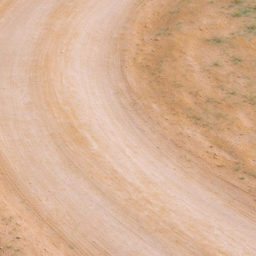
#> input picture assets/terrain/_ref_road_core.png, 256 x 256 px, given in place of _ref_road_core.png.png, which was not available
$ python -i gen_terrain_hd.py   (imports and definitions only)
#> lines starting #> are read from the running program, lines starting #| are printed output that depends on the picture; pictures that were not available may be replaced by others from this repository, and a replacement may not be noted
#!/usr/bin/env python3
# -*- coding: utf-8 -*-
"""
AoE4 式手绘地形贴图：Agnes 文生图 → 可平铺化 → 色彩校正 → 2048² 落盘。

为什么换贴图是画质提升最大的一步：
  旧贴图是 gen_aoe4_terrain.py 用噪声"算"出来的，本质是程序纹理——匀质、没有
  人工痕迹。AoE4 地面的质感来自**手绘**内容：土路的车辙、草地的修剪纹与斑驳
  磨损、石板的错缝。这些只能"画"，生成式模型恰好擅长。

管线：
  1. Agnes 2K 1:1 文生图（每张贴图固定风格锚点：正俯视、均匀光、无物体、可平铺）
  2. 缩到 1024 做可平铺化（offset 半幅 + 中心十字带混合，把接缝特征换掉）
  3. 色彩校正：均值向旧贴图对齐（clip 0.80~1.25），保证 biome 配色体系不变
  4. LANCZOS 放大到 2048 存 assets/terrain_hd/<name>.png
     （检查满意后由 finalize 步骤覆盖 assets/terrain/，同名无需改任何代码）

用法：
  python gen_terrain_hd.py            # 生成缺失的
  python gen_terrain_hd.py --force    # 全部重生成
  python gen_terrain_hd.py --only grass,dirt
"""

import os
import sys
import json
import time
import base64
import urllib.request
import urllib.error

from PIL import Image

HERE = os.path.dirname(os.path.abspath(__file__))
PROJ = os.path.dirname(HERE)
OUT_DIR = os.path.join(PROJ, "assets", "terrain_hd")
OLD_DIR = os.path.join(PROJ, "assets", "terrain")
# [1 line not run here, left out]

API_URL = "https://apihub.agnes-ai.com/v1/images/generations"
MODEL = "agnes-image-2.5-flash"
WORK = 1024   # 混合工作分辨率
FINAL = 2048  # 输出分辨率


# [9 lines left out: function load_key, not called in this run]


# 风格锚点：地形贴图全部共用，只有 subject 不同
BASE = (
    "无缝可平铺的游戏地表材质贴图（seamless tileable ground texture），"
    "正俯视平铺视角（flat top-down，不是斜视角），"
    "画面只出现地面本身：**没有任何物体、没有树、没有石头高出地面、没有建筑、没有阴影、没有光照方向**，"
    "整图亮度均匀（uniform ambient lighting，四角与中心一样亮），"
    "帝国时代4 手绘风格：笔触松弛但材质写实，色彩饱满、斑驳自然、细节丰富不脏不碎，"
    "边缘与中心密度一致（保证四方连续），无文字、无水印、无边框，1024x1024"
)

TEXS = {
    "grass": (
        "极细密的短草绒毯：均匀的黄绿色草皮，草叶极短极密、完全看不出单根草叶和笔触，"
        "像细绒布一样的细腻颗粒质感，只有大块不规则的深浅色斑（明暗草色差异），"
        "散布小片枯黄草斑，绝不能出现成缕的草叶、草丛或拉丝笔触"
    ),
    "forest": (
        "茂密林地地表：深绿色苔藓与腐殖土为主，散落褐色落叶碎屑、细小枯枝、深浅绿色地衣斑块，"
        "整体比草地暗一档、色彩深沉湿润"
    ),
    "dirt": (
        "被踩实夯平的黄褐色泥土路面：两条浅色车辙印斜向穿过（磨得发白的压实土），"
        "散布细小碎石、干裂纹理、深浅不一的土色斑块，边缘磨损自然"
    ),
    "stone": (
        "人铺的青灰色石板路面：大小不一的方形与多边形石板错缝拼接，"
        "石板面有磨损与色差，缝隙是深色压实的泥土，个别缝里长出小草芽"
    ),
    "rock": (
        "天然青灰色裸露岩石崖面：粗犷的石质颗粒、水平走向的岩层纹理与节理裂块、"
        "深浅灰色的矿物色斑、少量锈黄色风化痕迹，块面感强（这张会被三向投影贴在崖壁上）"
    ),
    "sand": (
        "河滩沙地：浅黄褐色细沙上有水流冲刷的波纹纹理、湿润与干燥沙色交替、"
        "散布小砾石与贝壳碎屑般的浅色点"
    ),
    "snow": (
        "初冬薄雪覆盖的地面：大片白色积雪下隐约透出枯黄的草茎与深色泥土斑块，"
        "雪面有风吹的细纹，不是纯白（要能看到下层地表）"
    ),
}


# [46 lines left out: function generate, not called in this run]


# ---------------------------------------------------------------- 可平铺化
def offset_half(im: Image.Image) -> Image.Image:
    """四象限环绕平移半幅（PIL 的 AFFINE 越界填黑，必须用 crop+paste 实现 wrap）。"""
    w, h = im.size
    out = Image.new("RGB", (w, h))
    out.paste(im.crop((w // 2, h // 2, w, h)), (0, 0))
    out.paste(im.crop((0, h // 2, w // 2, h)), (w // 2, 0))
    out.paste(im.crop((w // 2, 0, w, h // 2)), (0, h // 2))
    out.paste(im.crop((0, 0, w // 2, h // 2)), (w // 2, h // 2))
    return out


def make_tileable(im: Image.Image) -> Image.Image:
    """offset 半幅 + 中心十字带混合：接缝被推到画面中央的十字带里，
    再用原图对应区域盖回去 —— 接缝特征消失，代价是中央有一块混合区，
    对噪声型地表完全看不出来。"""
    w, h = im.size
    shifted = offset_half(im)

    # 中心十字带 mask（带宽 ~1/8 边长，余弦过渡）
    import math
    band = max(8, w // 8)
    half = band // 2
    wgt = [int(255 * 0.5 * (1 + math.cos(math.pi * abs(i) / half)))
           for i in range(-half, half + 1)]
    mask = Image.new("L", (w, h), 0)
    px = mask.load()
    for y in range(h):
        for dx in range(-half, half + 1):
            x = (w // 2 + dx) % w
            v = wgt[dx + half]
            if v > px[x, y]:
                px[x, y] = v
    for x in range(w):
        for dy in range(-half, half + 1):
            y = (h // 2 + dy) % h
            v = wgt[dy + half]
            if v > px[x, y]:
                px[x, y] = v
    return Image.composite(im, shifted, mask)


def color_match(new: Image.Image, old_path: str) -> Image.Image:
    """均值向旧贴图对齐（每通道 gain，clip 0.80~1.25），保住 biome 配色体系。"""
    try:
        old = Image.open(old_path).convert("RGB")
        old = old.resize((64, 64))
        new_small = new.convert("RGB").resize((64, 64))
        op, np_ = old.load(), new_small.load()
        gains = []
        for c in range(3):
            om = sum(p[c] for p in (op[x, y] for x in range(64) for y in range(64))) / (64 * 64)
            nm = sum(p[c] for p in (np_[x, y] for x in range(64) for y in range(64))) / (64 * 64)
            g = om / max(nm, 1.0)
            gains.append(max(0.80, min(1.25, g)))
        r, g_, b = gains
        # PIL point() 的 LUT 必须按通道分块：前 256 是 R 映射、中 256 是 G、后 256 是 B
        lut = []
        for ch_gain in (r, g_, b):
            lut += [min(255, int(v * ch_gain)) for v in range(256)]
        return new.convert("RGB").point(lut)
    except Exception as e:
        print("  [warn] 色彩校正失败(%s)，用原图" % e)
        return new


# 每张贴图的对比压缩系数（1.0 = 不动）。Agnes 给 grass 画的大暗斑在 90m 平铺下
# 像一片片"云影"，压 30% 对比后变成自然的草地明暗；其余贴图的对比是细节（车辙/
# 石缝），不能压。
CONTRAST = {"grass": 0.55}


def finalize(name: str) -> None:
    """从 _raw/<name>.png 做可平铺化 + 色彩校正，写成品 <name>.png。
    原图与成品分开存：后处理有 bug 时重跑 finalize 不用重花钱下载。"""
#> called with name = '../assets/terrain/_ref_road_core.png'
    raw_path = os.path.join(OUT_DIR, "_raw", name + ".png")
    im = Image.open(raw_path).convert("RGB")
#> im is the input picture: PIL image 256x256 RGB; mean R, G, B 215, 177.1, 148.8
    # 出图分辨率不定（2K 档可能是 1536/2048），先统一到工作分辨率做平铺化
    im = im.resize((WORK, WORK), Image.LANCZOS)
#> im: PIL image 1024x1024 RGB
    im = make_tileable(im)
#> in offset_half, `out = Image.new("RGB", (w, h))`: out: PIL image 1024x1024 RGB; every value is 0
#> in offset_half, `out.paste(im.crop((0, h // 2, w // 2, h)), (w // 2, 0))`:
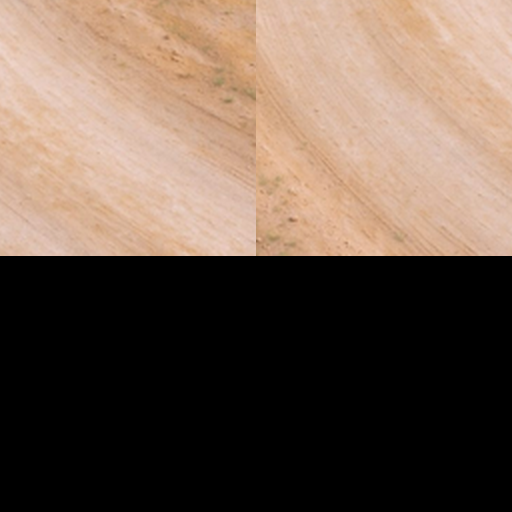
#> out: PIL image 1024x1024 RGB (shown at 1/2 size); mean R, G, B 109.3, 90.7, 77.7
#> in offset_half, `out.paste(im.crop((w // 2, 0, w, h // 2)), (0, h // 2))`:
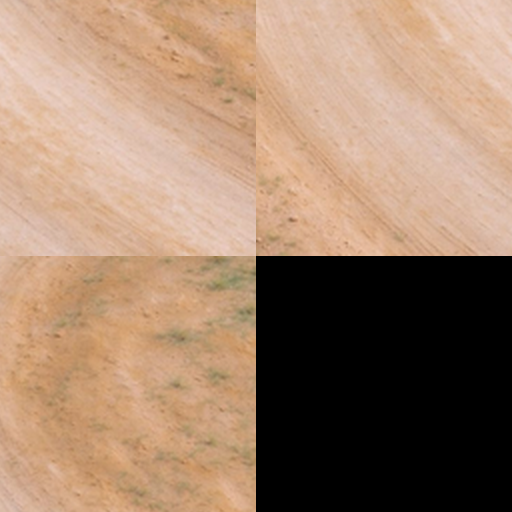
#> out: PIL image 1024x1024 RGB (shown at 1/2 size); mean R, G, B 159.4, 130.1, 107.7
#> in offset_half, `out.paste(im.crop((0, 0, w // 2, h // 2)), (w // 2, h // 2))`:
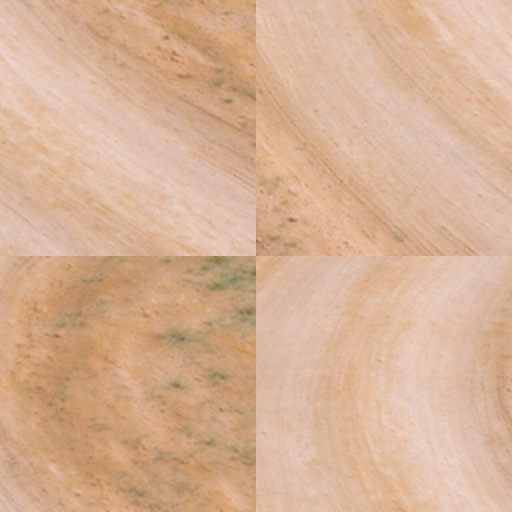
#> out: PIL image 1024x1024 RGB (shown at 1/2 size); mean R, G, B 215, 177.1, 148.8
#> in make_tileable, `mask = Image.new("L", (w, h), 0)`: mask: PIL image 1024x1024 L; every value is 0
    old_path = os.path.join(OLD_DIR, name + ".png")
    im = color_match(im, old_path)
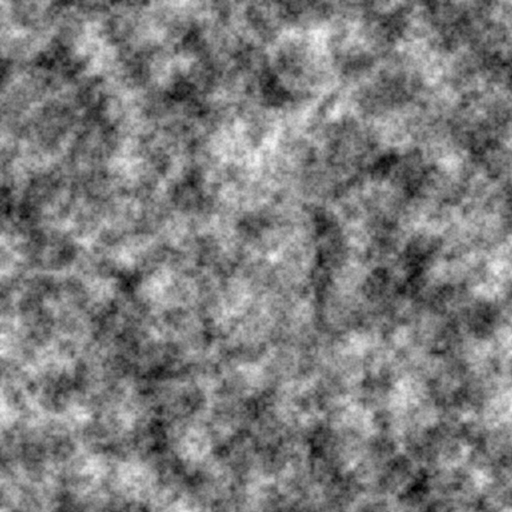
#> input picture assets/terrain/detail.png, 512 x 512 px, given in place of _ref_road_core.png.png, which was not available
#> in color_match, `old = old.resize((64, 64))`:
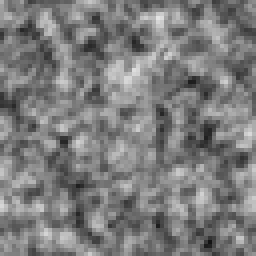
#> old: PIL image 64x64 RGB (shown 4 times larger); min 20, max 228, mean 124.5
#> in color_match, `new_small = new.convert("RGB").resize((64, 64))`:
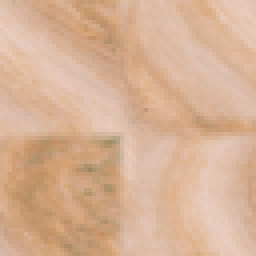
#> new_small: PIL image 64x64 RGB (shown 4 times larger); mean R, G, B 215.7, 177.8, 149.8
#> the loop in color_match, `for c in range(3):` made 3 passes
#> (nm, g) on passes 1 to 3: (215.7, 0.577), (177.8, 0.701), (149.8, 0.832)
#> after the loop in color_match, `for c in range(3):`: gains = [0.8, 0.8, 0.832]
#> in color_match, `r, g_, b = gains`: r = 0.8; b = 0.832
#> the loop in color_match, `for ch_gain in (r, g_, b):` made 3 passes
#> ch_gain on passes 1 to 3: 0.8, 0.8, 0.832
#> after the loop in color_match, `for ch_gain in (r, g_, b):`: lut = 768 values, max 212 at index 767, min 0 at index 0, mean 102.9
#> in color_match, `return new.convert("RGB").point(lut)`:
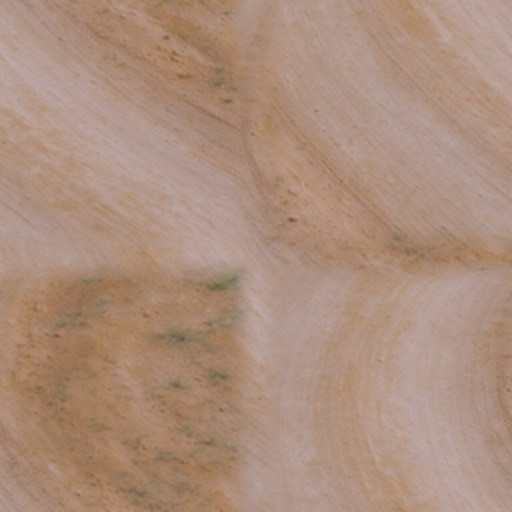
#> returned value: PIL image 1024x1024 RGB (shown at 1/2 size); mean R, G, B 172.1, 141.8, 124

    k = CONTRAST.get(name, 1.0)
    if k != 1.0:
        px = im.load()
        means = [sum(px[x, y][c] for x in range(0, im.width, 16)
                     for y in range(0, im.height, 16)) / 4096.0 for c in range(3)]
        for y in range(im.height):
            for x in range(im.width):
                p = px[x, y]
                px[x, y] = tuple(max(0, min(255, int(means[c] + (p[c] - means[c]) * k)))
                                 for c in range(3))

    im = im.resize((FINAL, FINAL), Image.LANCZOS)
#> im: PIL image 2048x2048 RGB
    im.save(os.path.join(OUT_DIR, name + ".png"), optimize=True)
    print("  [final] %s -> %d² 可平铺 + 色彩校正" % (name, FINAL))


# [19 lines not run here, left out]

>>> result = finalize('../assets/terrain/_ref_road_core.png')
